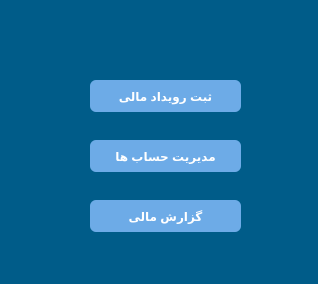
<?xml version="1.0" encoding="UTF-8"?>
<ui version="4.0">
 <class>Form</class>
 <widget class="QWidget" name="Form">
  <property name="geometry">
   <rect>
    <x>0</x>
    <y>0</y>
    <width>318</width>
    <height>284</height>
   </rect>
  </property>
  <property name="windowTitle">
   <string>Form</string>
  </property>
  <property name="styleSheet">
   <string notr="true">QWidget {
    background-color: rgb(0, 92, 137);
	color: white
}
</string>
  </property>
  <widget class="QPushButton" name="ConfirmEventButton">
   <property name="geometry">
    <rect>
     <x>90</x>
     <y>80</y>
     <width>151</width>
     <height>32</height>
    </rect>
   </property>
   <property name="styleSheet">
    <string notr="true">QPushButton {
	font: 16pt &quot;.AppleSystemUIFont&quot;;
    background-color:rgb(109, 171, 231);
    color: white;
    border-radius: 6px;
    padding: 6px 12px;
    font-weight: bold;
}
QPushButton:hover {
    background-color: rgb(109, 160, 200);
}

</string>
   </property>
   <property name="text">
    <string>ثبت رویداد مالی</string>
   </property>
  </widget>
  <widget class="QLabel" name="fullnamelabel">
   <property name="geometry">
    <rect>
     <x>10</x>
     <y>20</y>
     <width>291</width>
     <height>21</height>
    </rect>
   </property>
   <property name="styleSheet">
    <string notr="true">font: 16pt &quot;.AppleSystemUIFont&quot;;</string>
   </property>
   <property name="text">
    <string/>
   </property>
  </widget>
  <widget class="QPushButton" name="AccountsButton">
   <property name="geometry">
    <rect>
     <x>90</x>
     <y>140</y>
     <width>151</width>
     <height>32</height>
    </rect>
   </property>
   <property name="styleSheet">
    <string notr="true">QPushButton {
	font: 16pt &quot;.AppleSystemUIFont&quot;;
    background-color:rgb(109, 171, 231);
    color: white;
    border-radius: 6px;
    padding: 6px 12px;
    font-weight: bold;
}
QPushButton:hover {
    background-color: rgb(109, 160, 200);
}

</string>
   </property>
   <property name="text">
    <string>مدیریت حساب ها</string>
   </property>
  </widget>
  <widget class="QPushButton" name="FinancialReportButton">
   <property name="geometry">
    <rect>
     <x>90</x>
     <y>200</y>
     <width>151</width>
     <height>32</height>
    </rect>
   </property>
   <property name="styleSheet">
    <string notr="true">QPushButton {
	font: 16pt &quot;.AppleSystemUIFont&quot;;
    background-color:rgb(109, 171, 231);
    color: white;
    border-radius: 6px;
    padding: 6px 12px;
    font-weight: bold;
}
QPushButton:hover {
    background-color: rgb(109, 160, 200);
}

</string>
   </property>
   <property name="text">
    <string>گزارش مالی</string>
   </property>
  </widget>
 </widget>
 <resources/>
 <connections/>
</ui>
